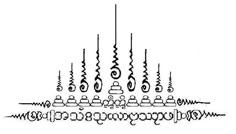
#> input picture Project/tattoo/022a79d6c513b27a01042d38b7ba0c23.jpg, 236 x 134 px; its folder holds 4 pictures in this run
$ jupyter execute resize.ipynb
#> lines starting #> are read from the running program, lines starting #| are printed output that depends on the picture
[cell 1]
# Resize all images in tattoo folder to 512x512 and save to train_HR
import os
from PIL import Image

[cell 2]
input_dir = 'tattoo'
output_dir = 'train_LR'
target_size = (128, 128)

if not os.path.exists(output_dir):
    os.makedirs(output_dir)

image_extensions = ('.jpg', '.jpeg', '.png', '.bmp', '.gif', '.tiff', '.webp')

for filename in os.listdir(input_dir):
    if not filename.lower().endswith(image_extensions):
        continue
    input_path = os.path.join(input_dir, filename)
    output_path = os.path.join(output_dir, filename)
    try:
        with Image.open(input_path) as img:
#> img is the input picture: PIL image 236x134 RGB; min 0, max 255, mean 238.4
            img = img.convert('RGB')
            img_resized = img.resize(target_size, Image.LANCZOS)
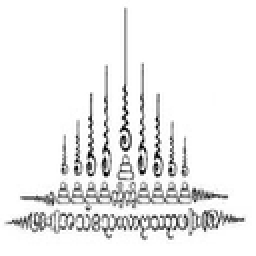
#> img_resized: PIL image 128x128 RGB (shown 2 times larger); min 0, max 255, mean 237.8
            img_resized.save(output_path)
        print(f'Resized and saved: {filename}')
    except Exception as e:
        print(f'Error processing {filename}: {e}')
#> pass 2 of the loop `for filename in os.listdir(input_dir):`:
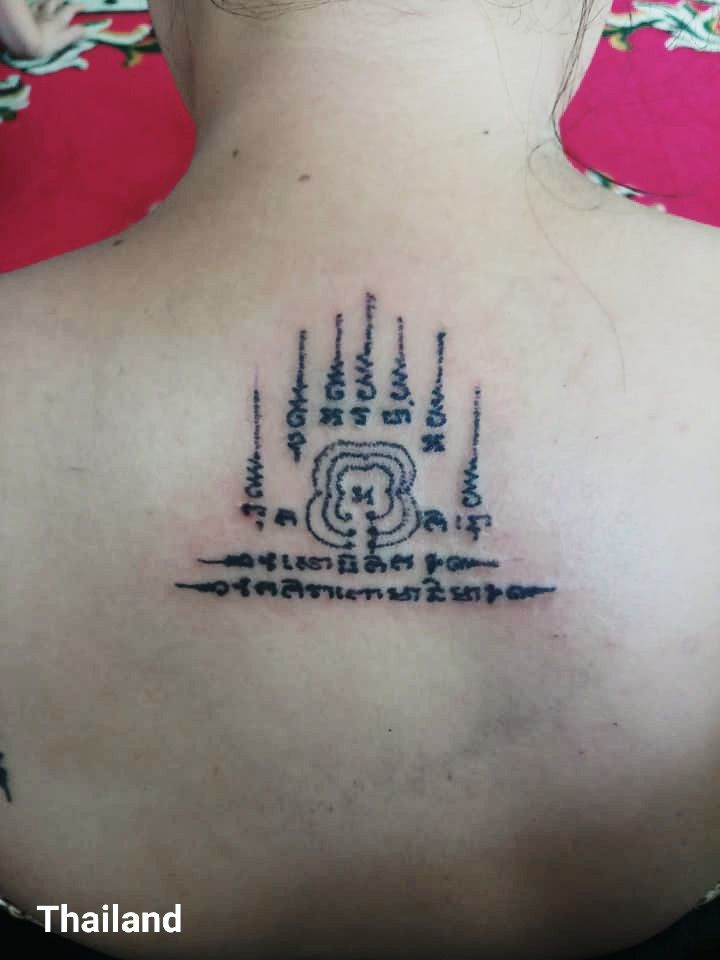
#> input picture Project/tattoo/02382877344d4d24616b9ff8d5d63d74.jpg, 720 x 960 px
#> img is the input picture: PIL image 720x960 RGB; mean R, G, B 145.8, 131.2, 129.5
#> `img_resized = img.resize(target_size, Image.LANCZOS)`:
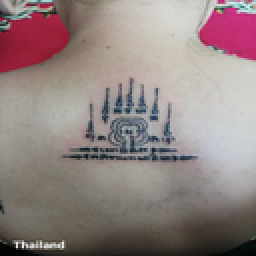
#> img_resized: PIL image 128x128 RGB (shown 2 times larger); mean R, G, B 145.8, 131.2, 129.6
#> pass 3 of the loop `for filename in os.listdir(input_dir):`:
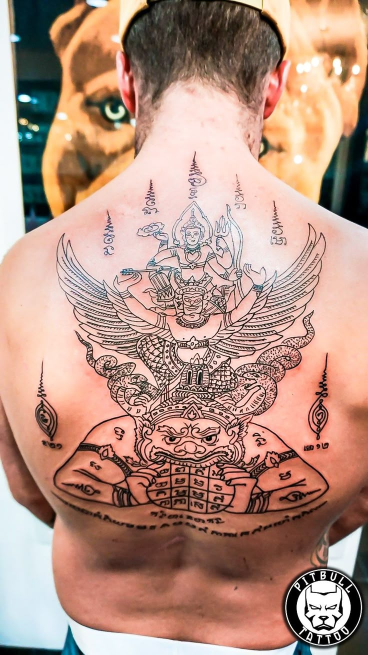
#> input picture Project/tattoo/044492d7d9c7aa66a703b05b8aac452d.jpg, 736 x 1309 px (shown at 1/2 size)
#> img is the input picture: PIL image 736x1309 RGB; mean R, G, B 181.6, 146.1, 131.2
#> `img_resized = img.resize(target_size, Image.LANCZOS)`:
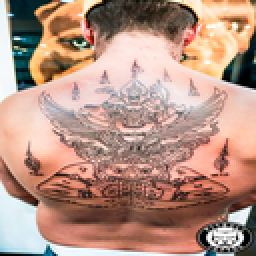
#> img_resized: PIL image 128x128 RGB (shown 2 times larger); mean R, G, B 181.4, 146.1, 131.2
#> the loop made 4 passes; the first 3 are shown
